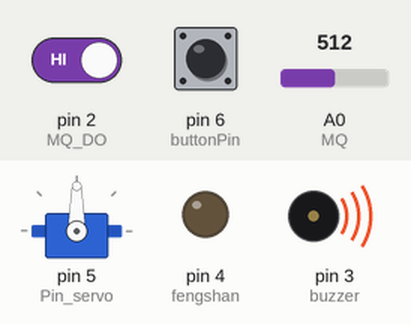
Recording of a sketch running on a simulated Arduino Uno, built with avr-gcc and run on an emulated ATmega328P. Shown: servo, output pins drawn as LEDs (lit = HIGH), buzzer (waves = sounding, pin HIGH). The test bench sets the inputs (shaded band); at power-on: pin 2 (MQ_DO) HIGH, pin 6 (buttonPin) LOW, A0 (MQ) = 512. Pins used as bus, display or sensor lines are not drawn; what the sketch prints to the serial monitor is not drawn.

Above: at 1.2 s.
1.3 s: pin 2 (MQ_DO) driven LOW
At 2.7 s:
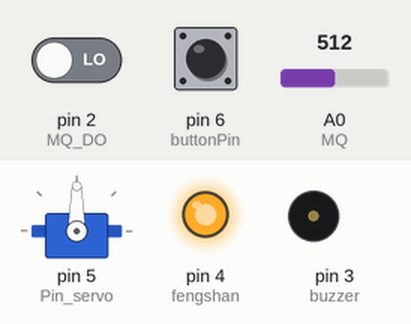
6.3 s: pin 2 (MQ_DO) driven HIGH
At 7.0 s:
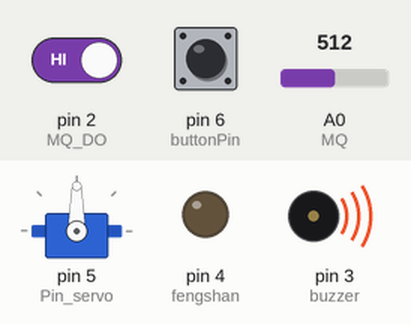
7.8 s: pin 6 (buttonPin) pulled HIGH for 0.15 s
At 7.99 s:
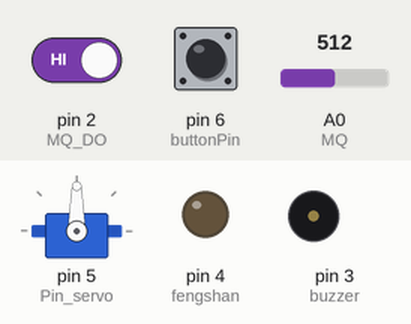
9.5 s: pin 6 (buttonPin) pulled HIGH for 3.2 s
At 13.4 s:
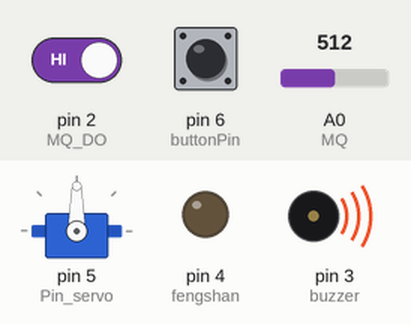
Timing chart, 0 to 14.9 s (numbered marks = the images above; inputs shaded):
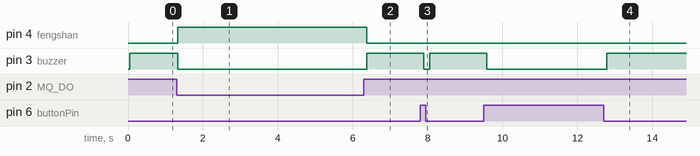

Measured:
- after the input at 1.3 s, pin 4 (fengshan): LOW → HIGH at once; pin 3 (buzzer): HIGH → LOW at once
- after the input at 6.3 s, pin 4 (fengshan): HIGH → LOW after 0.08 s; pin 3 (buzzer): LOW → HIGH after 0.08 s
- after the input at 7.8 s, pin 3 (buzzer): HIGH → LOW after 0.10 s, → HIGH 0.16 s later
- after the input at 9.5 s, pin 3 (buzzer): HIGH → LOW after 0.08 s, → HIGH 3.2 s later

The sketch:

MQ.ino
```cpp
/*
 *  QQ:3162786026
蓝色卡号 97 73 182 195
白色卡号 176 251 218 27
卡号根据自己所用的IC卡实际卡号进行修改
*/

#include <Arduino.h>
#include <SPI.h>
#include <MFRC522.h>
#include <Servo.h>

#define SS_PIN 10
#define RST_PIN 9

#define MQ A0       //烟雾模块模拟引脚
#define MQ_DO 2   //烟雾模块  数字引脚

#define buzzer 3    //蜂鸣器引脚
#define fengshan 4  //风扇引脚
#define buttonPin 6 //人体检测引脚


#define Pin_servo 5   //舵机控制引脚

#define blue 97   //蓝色卡号 第一位  正确的卡
#define white 176  //白色卡号 第一位  错误的卡

MFRC522 rfid(SS_PIN, RST_PIN); //实例化类

// 初始化数组用于存储读取到的NUID
byte nuidPICC[4];


//报警标志位
char yanwu_flag = 0;
char ka_flag = 0;
char renti_flag = 0;
char buzzer_flag = 0;
char feng_flag = 0;

/*
控制模式
0x01为自动控制
0x02为app控制
*/
char app = 0x01;

unsigned char sendData[2] = {};      //数据发送缓存区
unsigned  char DATA[5] = {};         //数据接收缓存区
unsigned char dataLen = 0;           //数据长度基数
unsigned char dataLenPro = 5;       //定义数据串最大长度
unsigned char sendDataEnd = 0x1F;       //数据结尾为0x1F   arduino-app
unsigned char dataEnd = 0x0A;       //数据结尾为0x0A app-arduino
unsigned char servoNum = 0;         //舵机的角度值


//串口数据传值
unsigned char servoVal = 0;
//MQ-2
unsigned int MQ_Value = 0;
//程序运行计数器
unsigned char runNum = 0;

Servo myservo;          //实例化舵机

void setup()
{
  SPI.begin(); // 初始化SPI总线
  rfid.PCD_Init(); // 初始化 MFRC522

  pinMode(buttonPin, INPUT);

  pinMode(MQ_DO,INPUT);
  pinMode(MQ,INPUT);

  pinMode(buzzer,OUTPUT);
  digitalWrite(buzzer,HIGH);

  pinMode(fengshan,OUTPUT);
  digitalWrite(fengshan,LOW);

  myservo.attach(Pin_servo);

  Serial.begin(115200); //设置通讯的波特率为9600
  sendData[1] = sendDataEnd;            //初始化保存发送数据校验位
}

void buzzerInit(unsigned char n)
{
   if (n == 1) digitalWrite(buzzer,LOW);     //蜂鸣器开
  else digitalWrite(buzzer,HIGH);      //蜂鸣器关
}

void fengshanInit(unsigned char n)
{
   if (n == 1) digitalWrite(fengshan,HIGH);//风扇开
  else digitalWrite(fengshan,LOW);//风扇关
}

void cameraControl()      //舵机控制：0x01左转，0x02
{

  if(servoVal == 0x01)     //左转
  {
    servoNum = servoNum + 5;
    if(servoNum >= 180)servoNum = 180;
  }
   if(servoVal == 0x02)    //右转
   {
      if(servoNum != 0)
         servoNum = servoNum - 5;
   }
    myservo.write(servoNum);          //舵机数值传入
}

void MQ_2()
{
  if( digitalRead(MQ_DO) == LOW )   //当DO引脚接收到低电平时候说明，模拟值超过比较器阀值
  {                   //通过调节传感器上的电位器可以改变阀值
    yanwu_flag = 1;
  }
  else
  {
    yanwu_flag = 0;
  }
}

void FindRfid()
{
 // 找卡
  if ( ! rfid.PICC_IsNewCardPresent())
    return;

  // 验证NUID是否可读
  if ( ! rfid.PICC_ReadCardSerial())
    return;

  MFRC522::PICC_Type piccType = rfid.PICC_GetType(rfid.uid.sak);

  // 检查是否MIFARE卡类型
  if (piccType != MFRC522::PICC_TYPE_MIFARE_MINI &&
    piccType != MFRC522::PICC_TYPE_MIFARE_1K &&
    piccType != MFRC522::PICC_TYPE_MIFARE_4K) {
    Serial.println("不支持读取此卡类型");
    return;
  }

  // 将NUID保存到nuidPICC数组
  for (byte i = 0; i < 4; i++)
  {
    nuidPICC[i] = rfid.uid.uidByte[i];
  }

   if(nuidPICC[0] == blue)  //正确的卡
  {
    ka_flag = 0;
  }
  else
  {
    ka_flag = 1;
  }

  // 使放置在读卡区的IC卡进入休眠状态，不再重复读卡
  rfid.PICC_HaltA();

  // 停止读卡模块编码
  rfid.PCD_StopCrypto1();
}

void rentihongwai()
{
     if (digitalRead(buttonPin) == HIGH)
     {
       renti_flag = 1;    //检测到有人
       delay(50);
     }
     else {
       renti_flag = 0;
       delay(50);
     }
}

void serialRead()
{
char count= 0;           //数据计数器
dataLen = Serial.available();     //检测数据长度
  while( Serial.available() >0)
  {
     DATA[count++] =char(Serial.read());
   }
   delay(5);
   if(dataLen == dataLenPro && DATA[dataLenPro-1] == dataEnd)       //检测数组长度是否符合，并且结尾为dataEnd
   {
       servoVal = DATA[0];        //舵机控制
       app = DATA[1];
       feng_flag = DATA[2];        //风扇控制
       buzzer_flag = DATA[3];       //蜂鸣器控制
       cameraControl();                 //舵机控制
   }
}

void sendAllData()
{
  Serial.write(sendData[0]);
  Serial.write(sendData[1]);
}


void jingbao()
{
  if(app == 0x01)               //自动控制
  {
    if(yanwu_flag == 1)
    {
      buzzerInit(1);              //打开蜂鸣器
      fengshanInit(1);            //打开风扇
    }
    else if((yanwu_flag == 0) && ((ka_flag == 1) || (renti_flag == 1)))
    {
      buzzerInit(1);         //打开蜂鸣器
      fengshanInit(0);       //关闭蜂鸣器
    }
    else if((yanwu_flag == 0) && (ka_flag == 0) && (renti_flag == 0))
    {
      buzzerInit(0);
      fengshanInit(0);
    }
  }

  else if(app == 0x02)           //手动控制
  {
    if((feng_flag == 0x01) && (buzzer_flag == 0x01))
    {
        buzzerInit(0);
      fengshanInit(0);
    }
    else if((feng_flag == 0x01) && (buzzer_flag == 0x02))
    {
      buzzerInit(1);
      fengshanInit(0);
    }
    else if((feng_flag == 0x02) && (buzzer_flag == 0x01))
    {
      buzzerInit(0);
      fengshanInit(1);

    }
    else if((feng_flag == 0x02) && (buzzer_flag == 0x02))
    {
      buzzerInit(1);
      fengshanInit(1);

    }
  }

}

void loop()
{
  serialRead();   //初始化串口
  FindRfid();//初始化门禁卡
  rentihongwai();//初始化人体红外
  MQ_2();//初始化烟雾模块
  jingbao(); //初始化报警

  runNum ++;
  if(runNum >= 20)          //程序循环10次    延时
  {
    MQ_Value = analogRead(MQ);   //读取MQ引脚的模拟值，该值大小0-1023
    sendData[0]  = 100  * MQ_Value / 1023;
    runNum = 0;
    sendAllData();         //发送数据
  }
}
```
